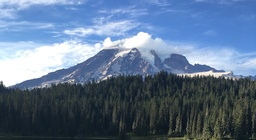
#> input picture Assignment3/images/mt-rainier.jpg, 256 x 140 px, shrunk from 700 x 382 before the run
$ python reflection.py
#> lines starting #> are read from the running program, lines starting #| are printed output that depends on the picture
### Assignment3/simpleimage.py
#!/usr/bin/env python3

"""
Stanford CS106AP SimpleImage

Written by Nick Parlante, Sonja Johnson-Yu, and Nick Bowman.
 -7/2019  version, has file reading, pix, foreach, hidden get/setpix

SimpleImage Features:
Create image:
  image = SimpleImage.blank(400, 200)   # create new image of size
  image = SimpleImage('foo.jpg')        # create from file

Access size
  image.width, image.height

Get pixel at x,y
  pix = image.get_pixel(x, y)
  # pix is RGB tuple like (100, 200, 0)

Set pixel at x,y
  image.set_pixel(x, y, pix)   # set data by tuple also

Get Pixel object at x,y
  pixel = image.get_pixel(x, y)
  pixel.red = 0
  pixel.blue = 255

Show image on screen
  image.show()

The main() function below demonstrates the above functions as a test.
"""

import sys
# If the following line fails, "Pillow" needs to be installed
from PIL import Image


# [11 lines left out: function clamp, not called in this run]


class Pixel(object):
    """
    A pixel at an x,y in a SimpleImage.
    Supports set/get .red .green .blue
    and get .x .y
    """
    def __init__(self, image, x, y):
        self.image = image
        self._x = x
        self._y = y

    def __str__(self):
        return 'r:' + str(self.red) + ' g:' + str(self.green) + ' b:' + str(self.blue)

    # Pillow image stores each pixel color as a (red, green, blue) tuple.
    # So the functions below have to unpack/repack the tuple to change anything.

    @property
    def red(self):
        return self.image.px[self._x, self._y][0]

    # [4 lines left out: function red, not called in this run]

    @property
    def green(self):
        return self.image.px[self._x, self._y][1]

    # [4 lines left out: function green, not called in this run]

    @property
    def blue(self):
        return self.image.px[self._x, self._y][2]

    # [4 lines left out: function blue, not called in this run]

    @property
    def x(self):
        return self._x

    @property
    def y(self):
        return self._y


# color tuples for background color names 'red' 'white' etc.
BACK_COLORS = {
    'white': (255, 255, 255),
    'black': (0, 0, 0),
    'red': (255, 0, 0),
    'green': (0, 255, 0),
    'blue': (0, 0, 255),
}


class SimpleImage(object):
    def __init__(self, filename, width=0, height=0, back_color=None):
        """
        Create a new image. This case works: SimpleImage('foo.jpg')
        To create a blank image use SimpleImage.blank(500, 300)
        The other parameters here are for internal/experimental use.
        """
        # Create pil_image either from file, or making blank
        if filename:
            self.pil_image = Image.open(filename).convert("RGB")
            if self.pil_image.mode != 'RGB':
                raise Exception('Image file is not RGB')
            self._filename = filename  # hold onto
        else:
            if not back_color:
                back_color = 'white'
            color_tuple = BACK_COLORS[back_color]
            if width == 0 or height == 0:
                raise Exception('Creating blank image requires width/height but got {} {}'
                                .format(width, height))
            self.pil_image = Image.new('RGB', (width, height), color_tuple)
        self.px = self.pil_image.load()
        size = self.pil_image.size
        self._width = size[0]
        self._height = size[1]
        self.curr_x = 0
        self.curr_y = 0

    def __iter__(self):
        return self

    def __next__(self):
        if self.curr_x < self.width and self.curr_y < self.height:
            x = self.curr_x
            y = self.curr_y
            self.increment_curr_counters()
            return Pixel(self, x, y)
        else:
            self.curr_x = 0
            self.curr_y = 0
            raise StopIteration()

    def increment_curr_counters(self):
        self.curr_x += 1
        if self.curr_x == self.width:
            self.curr_x = 0
            self.curr_y += 1

    @classmethod
    def blank(cls, width, height, back_color=None):
        """Create a new blank image of the given width and height, optional back_color."""
        return SimpleImage('', width, height, back_color=back_color)

    # [4 lines left out: function file, not called in this run]

    @property
    def width(self):
        """Width of image in pixels."""
        return self._width

    @property
    def height(self):
        """Height of image in pixels."""
        return self._height

    # [10 lines left out: function get_pixel, not called in this run]

    def set_pixel(self, x, y, pixel):
        if x < 0 or x >= self._width or y < 0 or y >= self.height:
            e = Exception('set_pixel bad coordinate x %d y %d (vs. image width %d height %d)' %
                          (x, y, self._width, self.height))
            raise e
        self.px[x, y] = (pixel.red, pixel.green, pixel.blue)

    # [7 lines left out: function set_rgb, not called in this run]

    def _get_pix_(self, x, y):
        """Get pix RGB tuple (200, 100, 50) for the given x,y."""
        return self.px[x, y]

    def _set_pix_(self, x, y, pix):
        """Set the given pix RGB tuple into the image at the given x,y."""
        self.px[x, y] = pix

    def show(self):
        """Displays the image using an external utility."""
        self.pil_image.show()

    # [39 lines left out: functions make_as_big_as, main, not called in this run]


# [2 lines that do not run on import are left out]

### Assignment3/reflection.py
"""
File: reflection.py
----------------
Take an image. Generate a new image with twice the height. The top half
of the image is the same as the original. The bottom half is the mirror
reflection of the top half.
"""


# The line below imports SimpleImage for use here
# Its depends on the Pillow package being installed
from simpleimage import SimpleImage


def make_reflected(filename):
    image = SimpleImage(filename)

    reflected = SimpleImage.blank(image.width, image.height * 2)

    for px in image:
        reflected.set_pixel(px.x, px.y, px)
        reflected.set_pixel(px.x, (image.height * 2) - (px.y + 1), px)

    return reflected


def main():
    """
    This program tests your highlight_fires function by displaying
    the original image of a fire as well as the resulting image
    from your highlight_fires function.
    """
    original = SimpleImage('images/mt-rainier.jpg')
#> in __init__, self.pil_image is the input picture: PIL image 256x140 RGB; mean R, G, B 93.7, 114.9, 141.5
    original.show()
    reflected = make_reflected('images/mt-rainier.jpg')
#> in __init__ (call 3), `self.pil_image = Image.new('RGB', (width, height), color_tuple)`: self.pil_image: PIL image 256x280 RGB; every value is 255
    reflected.show()
#> in show (call 2), `self.pil_image.show()`:
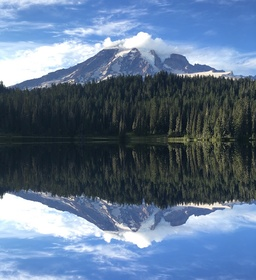
#> shown: PIL image 256x280 RGB; mean R, G, B 93.7, 114.9, 141.5


if __name__ == '__main__':
    main()

$ run again, with Assignment3/images/quad.jpg copied over Assignment3/images/mt-rainier.jpg
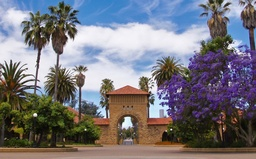
#> input picture Assignment3/images/quad.jpg, 256 x 159 px, shrunk from 900 x 559 before the run
#> in __init__, self.pil_image is the input picture: PIL image 256x159 RGB; mean R, G, B 119, 117.6, 125
#> self.pil_image: PIL image 256x318 RGB; every value is 255
#> in show (call 2), `self.pil_image.show()`:
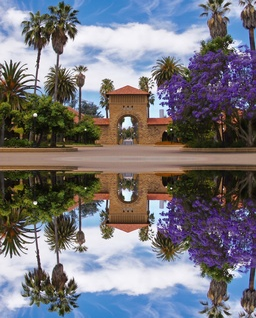
#> shown: PIL image 256x318 RGB; mean R, G, B 119, 117.6, 125

$ run again, with Assignment3/images/simba-sq.jpg copied over Assignment3/images/mt-rainier.jpg
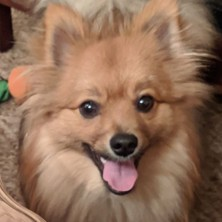
#> input picture Assignment3/images/simba-sq.jpg, 222 x 222 px
#> in __init__, self.pil_image is the input picture: PIL image 222x222 RGB; mean R, G, B 144.6, 111, 89.3
#> self.pil_image: PIL image 222x444 RGB; every value is 255
#> in show (call 2), `self.pil_image.show()`:
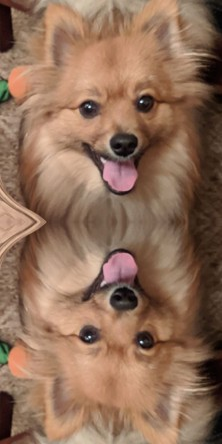
#> shown: PIL image 222x444 RGB; mean R, G, B 144.6, 111, 89.3
